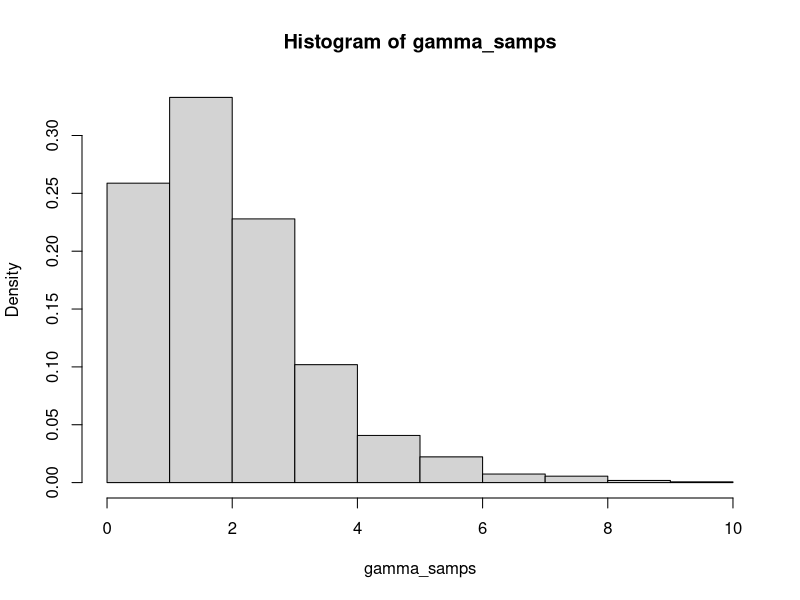

The R script that drew this image: (Note: this script raises an error after producing the figure.)
#MCMC - Exercise 3 - Spring 2017

#Sample the gamma density using the ratio of uniform algorithm.

ratio_u_for_gammas = function(n,a,b){
	#Samples the gamma density via the ratio of uniforms.
	#INPUTS:	n = number of gamma realizations to generate.
	#			a = the alpha (shape) parameter
	#			b = the beta (rate) parameter
	#OUTPUTS:	fx = vector of realizations from the gamma density.
	
	#Accept x = u2/u1 as being from fx if u1 <= sqrt(f(u2/u1))
	fx = function(x,a,b) dgamma(x,a,b)
	
	#fx_max1 = First function to maximize; sqrt(f(x)).
	fx_max1 = function(x,a,b) -sqrt(dgamma(x,a,b))
	
	#fx_max2 = Second function to maximize; x*sqrt(f(x))
	fx_max2 = function(x,a,b)  -x * sqrt(dgamma(x,a,b))
	
		# Using negatives bc optim minimizes.  We want to maximize.
	
	#a is max_x for sqrt(f(x))
	a_bound = optim(par=.5,fn=fx_max1,a=a,b=b,lower=0,upper=Inf,method="L-BFGS-B")$par
	b_bound = optim(par=.5,fn=fx_max2,a=a,b=b,lower=0,upper=Inf,method="L-BFGS-B")$par
	
	#Generate n random uniform samples using calculated bounds.
	u1 = runif(n,0,a_bound)
	u2 = runif(n,0,b_bound)
	
	#Value of f(x) for all generated samples.
	fx_samps = u2/u1
	
	#Acceptance test.
	accept = u1 <= sqrt(fx(u2/u1,a,b))
	
	#Accepted samples from fx.
	fx_samps = fx_samps[accept]
	
	#Acceptance probability.
	prob_accept = sum(accept)/n
	
	return(list(fx_samps=fx_samps,prob_accept=prob_accept))
}


#Test function.
output = ratio_u_for_gammas(10000,a=2,b=1)
gamma_samps = output$fx_samps	#Generated gamma samples.
p_accept = output$prob_accept	#P(Acceptance)

#Histogram of sampled values.
hist(gamma_samps,freq=F)

#Overlay true gamma density.
lines(seq(0,10,by=.01),dgamma(seq(0,10,by=.01),a,b),type='l',col='blue') 
